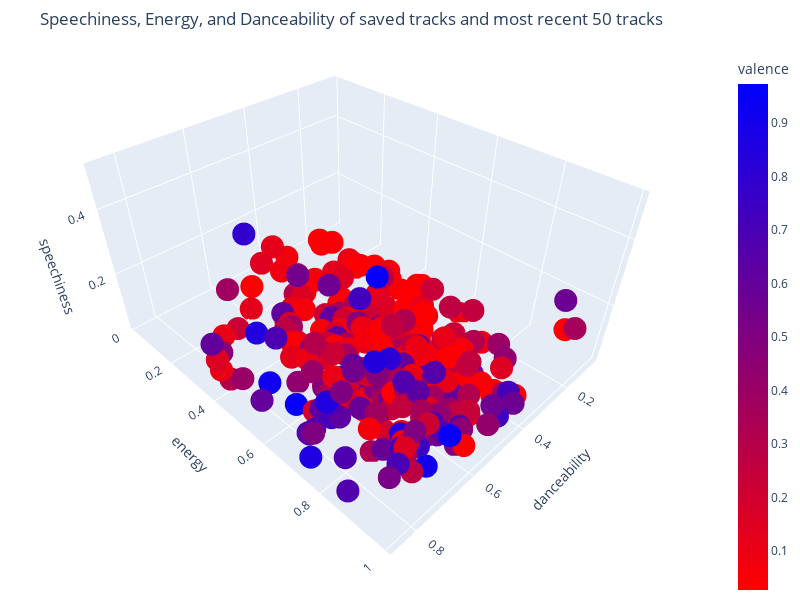

Notebook code cell kept with this figure:
### Markdown cell above
## Plotting the data

Finally, let's make some cool graphs.

### Code cell
color_scheme = ['#ff0000', '#0000ff']
fig = px.scatter_3d(master_df, x='danceability', y='energy', z='speechiness', width=800, height=600, color='valence', color_continuous_scale=color_scheme, hover_name='hoverdata')
zoom_level = 1.3
camera = dict(
    eye=dict(x=zoom_level, y=zoom_level, z=zoom_level),
    center_z=-0.25
)
fig.update_layout(scene_camera=camera, title='Speechiness, Energy, and Danceability of saved tracks and most recent 50 tracks', margin=dict(b=0, l=0, r=0, t=50))
fig.show()

### Figure 1 — Plotly figure (JSON) as saved in the notebook; plotly's stock layout.template omitted (floating-point values rounded to 4 significant figures; data arrays with more than 128 entries replaced by an {"elided": "..."} marker saying what was removed)
{"data": [{"hovertemplate": "<b>%{hovertext}</b><br><br>danceability=%{x}<br>energy=%{y}<br>speechiness=%{z}<br>valence=%{marker.color}<extra></extra>", "hovertext": {"elided": "336 str values"}, "legendgroup": "", "marker": {"color": {"elided": "336 float values"}, "coloraxis": "coloraxis", "symbol": "circle"}, "mode": "markers", "name": "", "scene": "scene", "showlegend": false, "type": "scatter3d", "x": {"elided": "336 float values"}, "y": {"elided": "336 float values"}, "z": {"elided": "336 float values"}}], "layout": {"coloraxis": {"colorbar": {"title": {"text": "valence"}}, "colorscale": [[0, "#ff0000"], [1, "#0000ff"]]}, "height": 600, "legend": {"tracegroupgap": 0}, "margin": {"b": 0, "l": 0, "r": 0, "t": 50}, "scene": {"camera": {"center": {"z": -0.25}, "eye": {"x": 1.3, "y": 1.3, "z": 1.3}}, "domain": {"x": [0, 1], "y": [0, 1]}, "xaxis": {"title": {"text": "danceability"}}, "yaxis": {"title": {"text": "energy"}}, "zaxis": {"title": {"text": "speechiness"}}}, "title": {"text": "Speechiness, Energy, and Danceability of saved tracks and most recent 50 tracks"}, "width": 800}}
